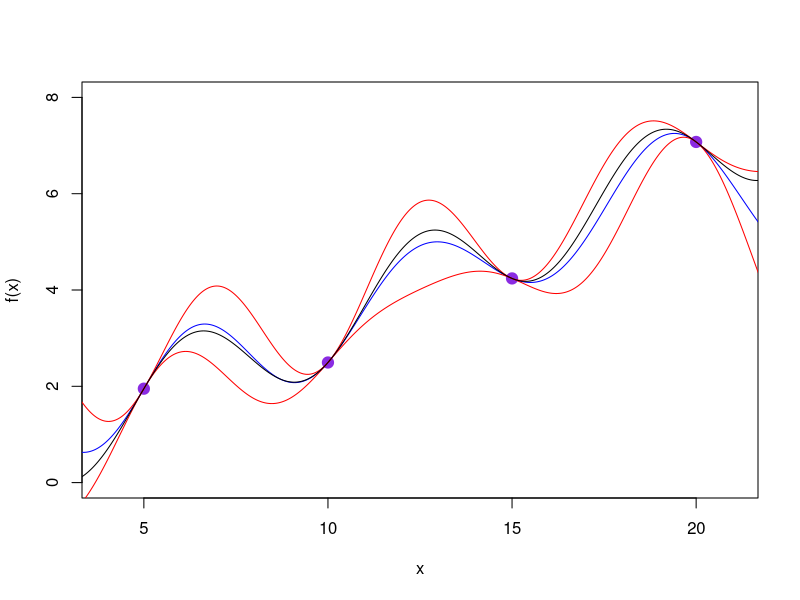
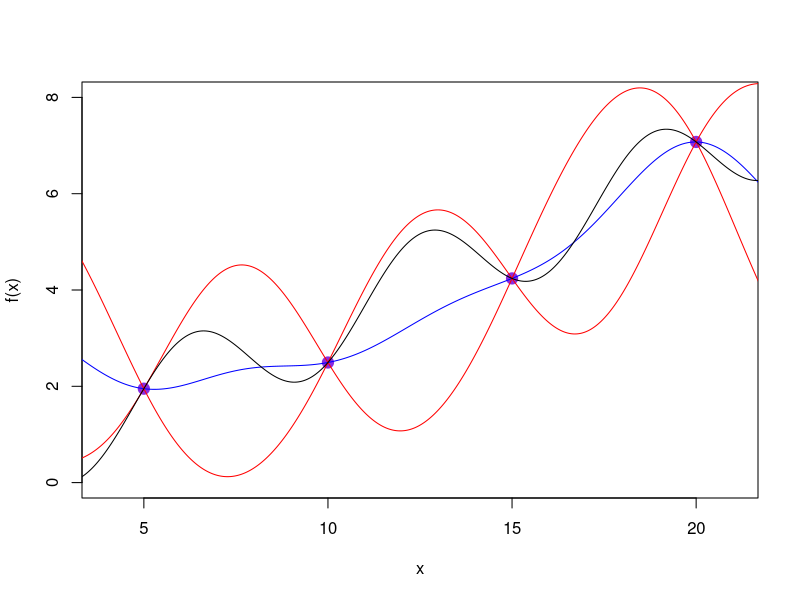

Write the R code that produced these figures, in order.
#function to emulate: x/3 + cos(x)
#derivative function: 1/3 - sin(x)
#vector D in this new case has changed, so first thing to do is to update this

#First thing to do is to get vector D and E(D)
#...............................................................................
x <- c(5,10,15,20)

Dpart1 <- function(m){
  len <- length(m)
  Dvals <- rep(0,len)
  for(i in 1:len){
    Dvals[i] = x[i]/3 + cos(x[i])
  }
  return(Dvals)
}

Dpart2 <- function(m){
  len <- length(m)
  Dvals <- rep(0,len)
  for(i in 1:len){
    Dvals[i] = 1/3 - sin(x[i])
  }
  return(Dvals)
}

D <- c(Dpart1(x), Dpart2(x))
expD <- c(4,4,4,4,0,0,0,0)
#...............................................................................
#Now the next thing is to form the big variance matrix
#I know this will be an 8x8 matrix with my setup, and will require different
#subsections, which I need to calculate and then put them together
varu <- 1
theta <- 3

varDPart1 <- matrix(nrow = 4, ncol = 4)
for(i in 1:4){
  for(j in 1:4){
    varDPart1[i,j] = varu^2 * exp(-(abs(x[i] - x[j]))^2 / (theta)^2)
  }
}

varDPart2 <- matrix(nrow = 4, ncol = 4)
for(i in 1:4){
  for(j in 1:4){
    varDPart2[i,j] = varu^2 * (2/(theta^2) - 4/(theta^4)*(x[i]-x[j])^2)*exp(-(x[i]-x[j])^2 / (theta^2))
  }
}

varDPart3 <- matrix(nrow = 4, ncol = 4)
for(i in 1:4){
  for(j in 1:4){
    varDPart3[i,j] = varu^2 * 2/(theta)^2 * (x[i] - x[j]) * exp(- (x[i] - x[j])^2 / (theta)^2)
  }
}

varDPart4 <- t(varDPart3)
#Putting this into one big variance matrix
tophalf <- cbind(varDPart1, varDPart3)
bottomhalf <- cbind(varDPart4, varDPart2)
varDmatrix <- rbind(tophalf, bottomhalf)
#.............................................................................

#The next thing to do is to form the covariance structure, which is likely to be a little bit trickier
#Like with the D stuff, I need to do a half and half kind of thing and put together
x.vals <- seq(0,23, length.out = 1000)
covmatrixPart1 <- matrix(nrow = 1000, ncol = 4)
for(i in 1:1000){
  for(j in 1:4){
    covmatrixPart1[i,j] = varu^2 * exp(-(x.vals[i] - x[j])^2/(theta)^2) 
  }
}

covmatrixPart2 <- matrix(nrow = 1000, ncol = 4)
for(i in 1:1000){
  for(j in 1:4){
    covmatrixPart2[i,j] = varu^2 * 2/(theta)^2 * (x.vals[i] - x[j]) * exp(- (x.vals[i] - x[j])^2 / (theta)^2)
  }
}

covmatrix <- cbind(covmatrixPart1,covmatrixPart2)
#..............................................................................

exp.x.vals <- rep(0,1000)
var.x.vals <- rep(0,1000)

for(i in 1:1000){
  exp.x.vals[i] = 4 + covmatrix[i,] %*% solve(varDmatrix) %*% (D - expD)
  var.x.vals[i] = varu^2 - (covmatrix[i,]%*%solve(varDmatrix)%*%covmatrix[i,])
}

pdf("1Dwithderiv.pdf", height = 6, width = 7)
plot(x, Dpart1(x), xlim = c(4,21), ylim = c(0,8), xlab = "x", ylab = "f(x)", 
     col = "blueviolet", bg = "blueviolet", pch = 21, cex = 1.5)
lines(x.vals, exp.x.vals, col = "blue")
lines(x.vals, exp.x.vals + (3*sqrt(var.x.vals)), col = "red")
lines(x.vals, exp.x.vals - (3*sqrt(var.x.vals)), col = "red")
lines(x.vals, x.vals/3 + cos(x.vals), col = "black")
dev.off()

#.............................................................................
#Taking just the value of the 4 points, without the derivative information
exp.x4.vals <- rep(0,1000)
var.x4.vals <- rep(0,1000)
expD4 <- c(4,4,4,4)

for(i in 1:1000){
  exp.x4.vals[i] = 4 + covmatrixPart1[i,] %*% solve(varDPart1) %*% (Dpart1(x) - expD4)
  var.x4.vals[i] = varu^2 - (covmatrixPart1[i,]%*%solve(varDPart1)%*%covmatrixPart1[i,])
}

pdf("1Dwithoutderiv.pdf", height = 6, width = 7)
plot(x, Dpart1(x), xlim = c(4,21), ylim = c(0,8), xlab = "x", ylab = "f(x)", 
     col = "blueviolet", bg = "blueviolet", pch = 21, cex = 1.5)
lines(x.vals, exp.x4.vals, col = "blue")
lines(x.vals, exp.x4.vals + (3*sqrt(var.x4.vals)), col = "red")
lines(x.vals, exp.x4.vals - (3*sqrt(var.x4.vals)), col = "red")
lines(x.vals, x.vals/3 + cos(x.vals), col = "black")
dev.off()
